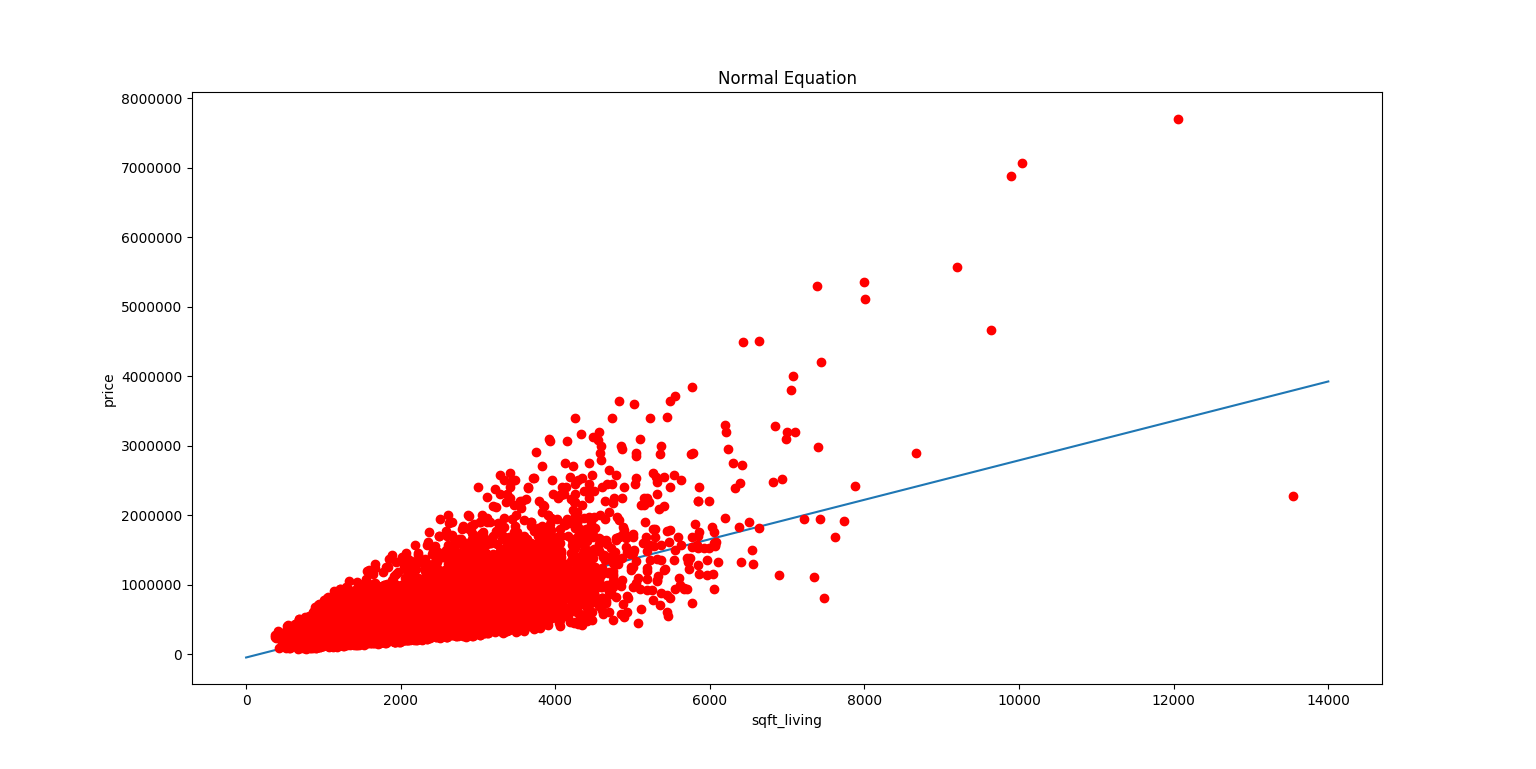

Write the Python code that produced this figure.
import csv
import numpy as np
from numpy import *
import matplotlib.pyplot as plt
#read file
with open('train.csv','rb') as csvfile:
    reader=csv.DictReader(csvfile)
    y=[row['price'] for row in reader]

with open('train.csv','rb') as csvfile:
    reader=csv.DictReader(csvfile)
    x=[row['sqft_living'] for row in reader]

csvfile.close()

m=len(x)
x_train=[int(i)/10 for i in x]
y_train=[int(i)/10 for i in y]
x0=[0.1 for i in x]
x_matrix = np.mat(x_train)
y_matrix = np.mat(y_train)
x0_matrix=np.mat(x0)
x0_T=x0_matrix.T
x_T=x_matrix.T
x_T=hstack((x0_T,x_T))

#training
x_matrix=x_T.T
tmp1=np.dot(x_matrix,x_T)
tmp2=np.linalg.inv(tmp1)
theta=tmp2*x_matrix*y_matrix.T
print theta


x1=np.linspace(0,14000)
theta0=double(theta[0][0])
theta1=double(theta[1][0])
y1= theta0+theta1*x1

plt.figure()
plt.plot(x1,y1)
plt.plot(x,y,'ro')
plt.xlabel('sqft_living')
plt.ylabel('price')
plt.title('Normal Equation')
plt.show()

with open('train.csv','rb') as csvfile:
    reader=csv.DictReader(csvfile)
    y_test=[row['price'] for row in reader]

with open('train.csv','rb') as csvfile:
    reader=csv.DictReader(csvfile)
    x_test=[row['sqft_living'] for row in reader]
csvfile.close()
x_test=[int(i) for i in x_test]
y_test=[int(i) for i in y_test]
n=len(x_test)
mse=0
for i in range(n):
    mse+=(theta0+theta1*x_test[i]-y_test[i])**2
mse=(mse/n)**0.5
print mse
